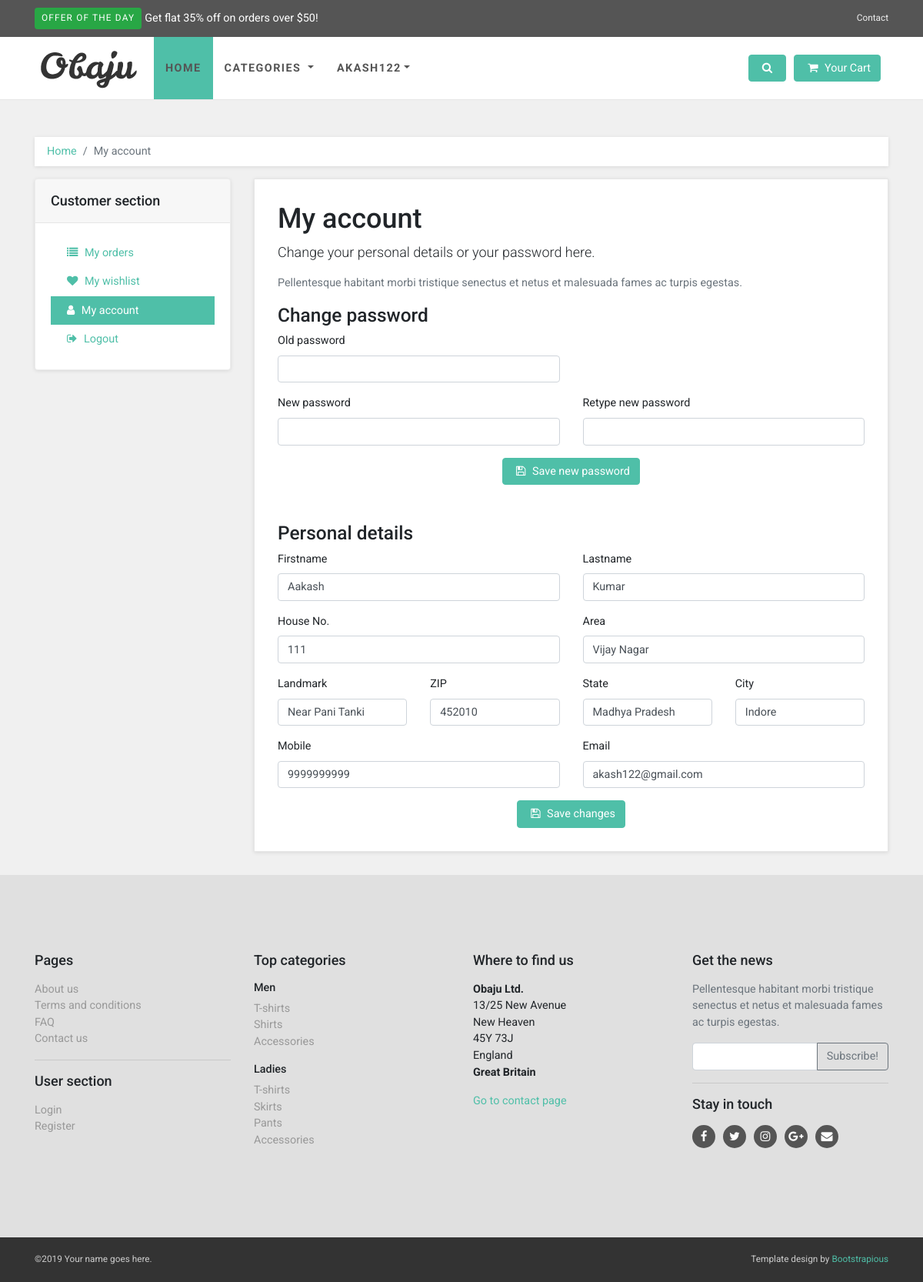
/account/akash122 (signed in), run on an earlier commit of the app's database.
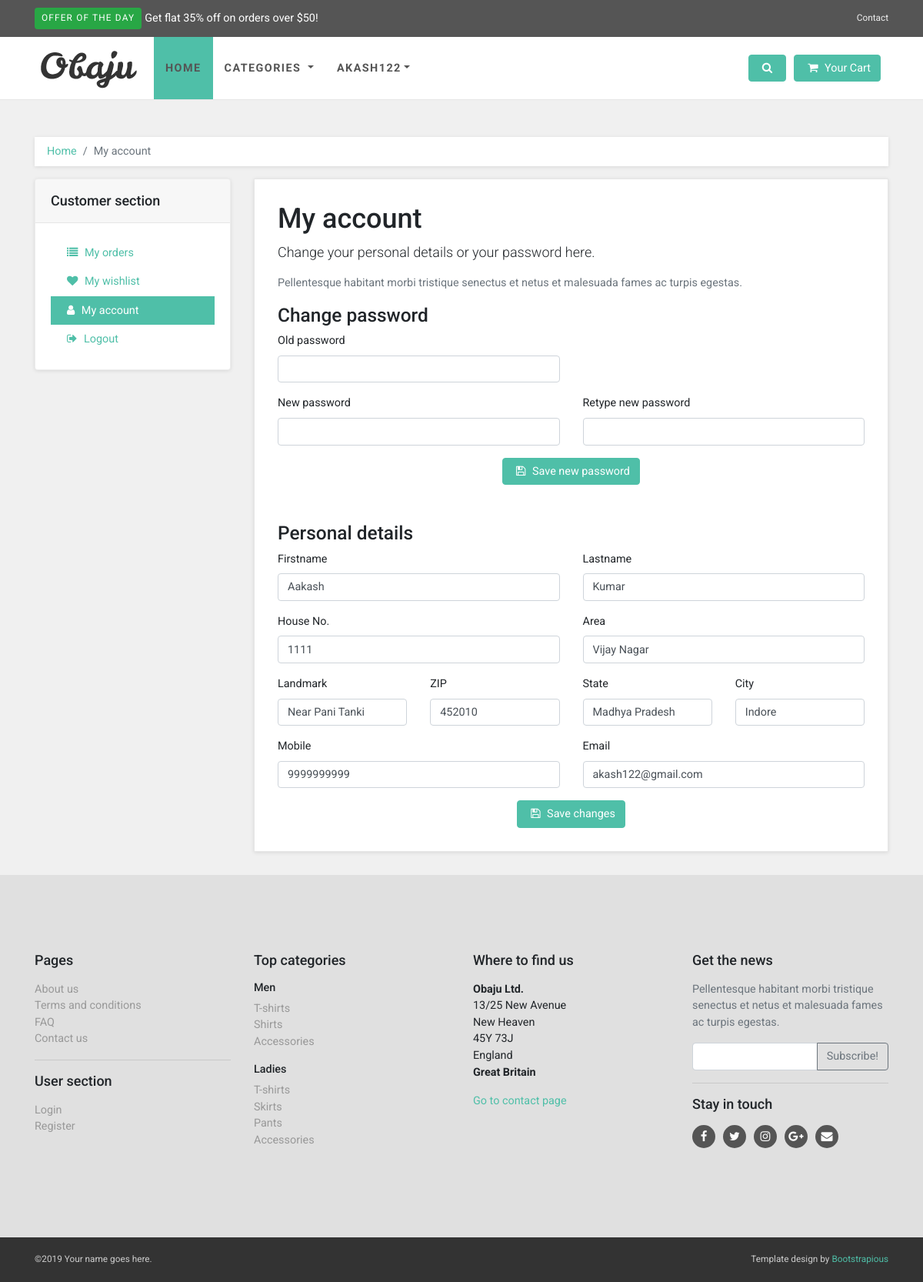
And on a later commit of the database.
### account/models.py (models this page shows, shortened)
class Address(models.Model):
    user = models.ForeignKey(User, on_delete=models.CASCADE)
    house = models.CharField(max_length=100)
    area = models.CharField(max_length=200)
    landmark = models.CharField(max_length=100)
    city = models.CharField(max_length=100)
    state = models.CharField(max_length=50)
    zip = models.PositiveBigIntegerField()
    address_type = models.CharField(max_length=10, choices=address_choice)
    primary = models.BooleanField(default=False)

### account/views.py (the view, shortened to what this page needs)
# urls.py: path('', include('account.urls')),
@login_required(login_url='/register')
def account(request, id):
    if request.method == 'GET':
        try:
            data1 = User.objects.get(id=request.user.id)
            data2 = Address.objects.get(Q(user=request.user) & Q(primary=True))
        except User.DoesNotExist:
            data1 = None
        except Address.DoesNotExist:
            data2 = None
        context = {
            'data1' : data1,
            'data2' : data2,
        }
        if request.user.user_type == 'seller':
            return render(request, 'admin_template/profile.html', context)
        elif request.user.user_type == 'customer':
            context['category'] = ProductCategory.objects.all()
            return render(request, 'users_template/customer-account.html', context)

### account/models.py (called while the page is built)
    def __str__(self) -> str:
        return self.username

### templates/users_template/customer-account.html (shortened to what the changed rows need)
{% extends '../base.html' %}
{% load static %}
{% block content %}
<div id="all">
  <div id="content">
    <div class="container">
      <div class="row">
        <div class="col-lg-9">
          <div class="box">
            <h1>My account</h1>
            <form action="" method="post">
              <div class="row">
                <div class="col-md-6">
                  <div class="form-group">
                    <label for="house">House No.</label>
                    <input id="company" name="house" type="text" class="form-control" value="{{data2.house}}">
                  </div>
                </div>
                <div class="col-md-6">
                  <div class="form-group">
                    <label for="street">Area</label>
                    <input id="street" name="area" type="text" class="form-control" value="{{data2.area}}">
                  </div>
                </div>
              </div>
              <div class="row">
                <div class="col-md-6 col-lg-3">
                  <div class="form-group">
                    <label for="city">Landmark</label>
                    <input id="city" name="landmark" type="text" class="form-control" value="{{data2.landmark}}">
                  </div>
                </div>
                <div class="col-md-6 col-lg-3">
                  <div class="form-group">
                    <label for="zip">ZIP</label>
                    <input id="zip" name="zip" type="text" class="form-control" value="{{data2.zip}}">
                  </div>
                </div>
                <div class="col-md-6 col-lg-3">
                  <div class="form-group">
                    <label for="state">State</label>
                    <input id="state" name="state" type="text" class="form-control" value="{{data2.state}}">
                  </div>
                </div>
                <div class="col-md-6 col-lg-3">
                  <div class="form-group">
                    <label for="country">City</label>
                    <input id="country" name="city" type="text" class="form-control" value="{{data2.city}}">
                  </div>
                </div>
              </div>
            </form>
          </div>
        </div>
      </div>
    </div>
  </div>
</div>
{% endblock %}

What changed in the data, as far as the page shows it:
changed Address "Vijay Nagar": house "111" → "1111"
